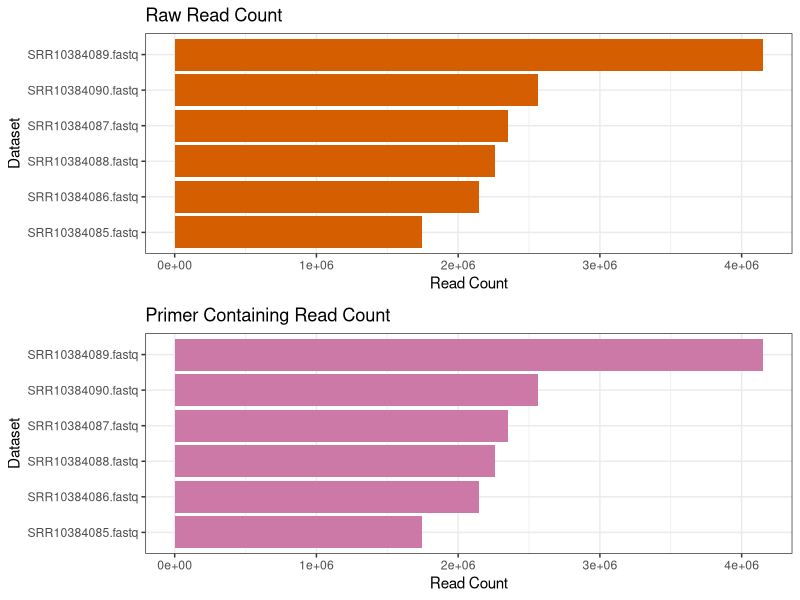
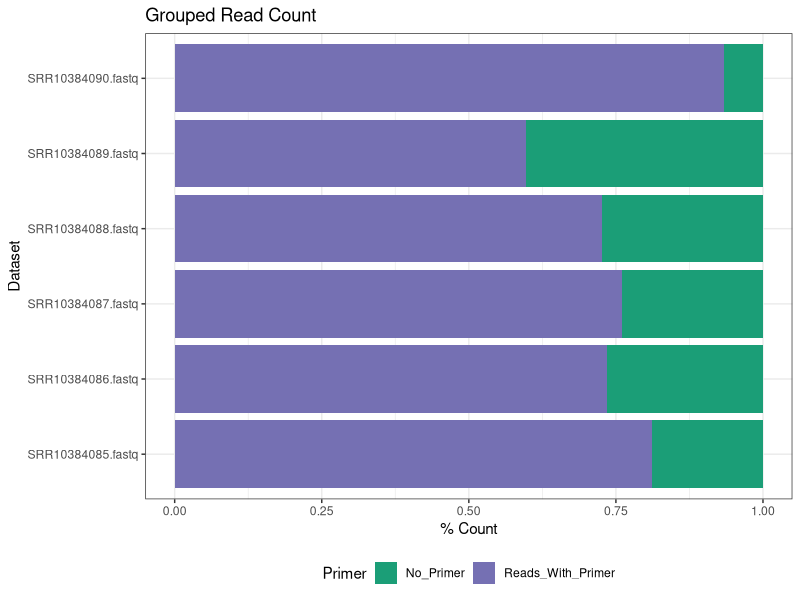
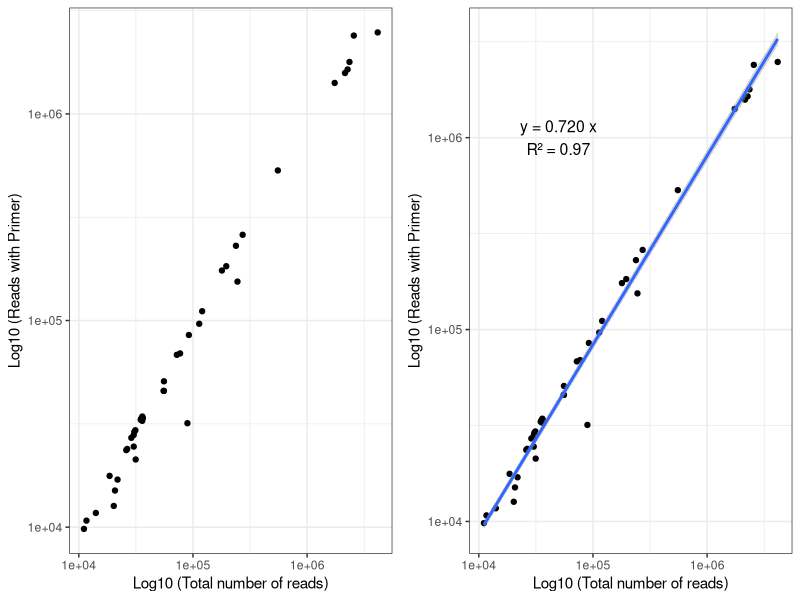
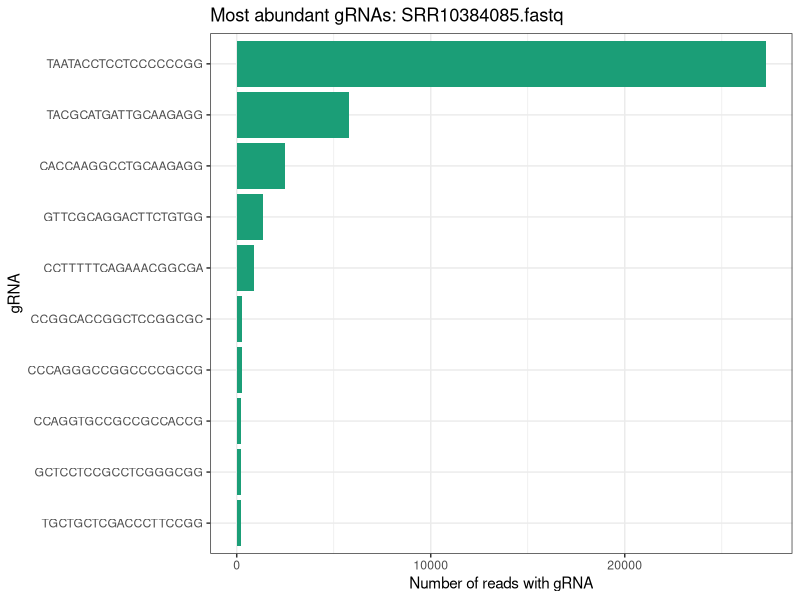

These charts were generated, in order, by the following R code:
## ---- chunk 1
library(gridExtra)
library(knitr)
library(rlang)
library(tidyverse)
## ---- chunk 2
primerReads <- read_csv("data/primer_Counts.csv")
names(primerReads) <-c("Dataset", "Raw_Count", "Reads_With_Primer")

knitr::kable(primerReads, caption = "Table 1. Raw and primer containing read counts")
## ---- chunk 3
barPlotter <- function(inData, X, Y, fillColor, Title, labY){
  
  Y_col <- enquo(Y)
  X_col <- enquo(X)
  
  inData %>%
    select(c(!!X_col, !!Y_col)) %>%
    mutate(!!X_col := fct_reorder(!!X_col, !!Y_col)) %>%
    ggplot(aes(x = !!X_col, y = !!Y_col)) +
    geom_col(fill = fillColor) +
    theme_bw() +
    coord_flip() +
    ggtitle(str_glue(Title)) +
    ylab(labY) +
    scale_y_continuous(labels = scales::scientific)
}

p1 <- barPlotter(primerReads, Dataset, Raw_Count, "#D55E00", "Raw Read Count", "Read Count")
p2 <- barPlotter(primerReads, Dataset, Raw_Count, "#CC79A7", "Primer Containing Read Count", "Read Count")
grid.arrange(p1, p2, nrow=2)
## ---- chunk 4
rearrData <- primerReads %>%
  mutate(No_Primer = Raw_Count - Reads_With_Primer) %>%
  gather(key = Primer, 
         value = Counts, 
         c(Reads_With_Primer:No_Primer))

rearrData %>%
  ggplot(aes(x = Dataset, y = Counts, fill = Primer)) +
  geom_col(position="fill") +
  theme_bw() +
  scale_fill_manual(values = c("#1B9E77", "#7570B3")) +
  coord_flip() +
  ggtitle("Grouped Read Count") +
  theme(legend.position="bottom") +
  ylab("% Count")
## ---- chunk 5
training_data <- read_csv("data/training_data.csv")

fit <- lm(With_Primer ~ Raw_Count - 1, training_data)
fit
## ---- chunk 6
summary(fit)
## ---- chunk 7
p3 <- ggplot(training_data) +
  geom_point(mapping = aes(x = Raw_Count, y = With_Primer)) +
  theme_bw() +
  scale_x_log10() +
  scale_y_log10() +
  ylab("Log10 (Reads with Primer)") +
  xlab("Log10 (Total number of reads)")

p4 <- p3 + 
  geom_smooth(mapping = aes(x = Raw_Count, y = With_Primer), method = "lm",
              formula=y~0+x) +
  annotate(label = sprintf("y = %.3f x\nR² = %.2f", coef(fit), summary(fit)$r.squared),
           geom = "text", x = 5e+04, y = 1e+06, size = 4)

grid.arrange(p3, p4, nrow=1)
## ---- chunk 8
gRNACounts <- read_csv("data/gRNA_Counts.csv") %>%
  select(2:8)

barPlotter <- function(inData, X, Y, fillColor){
  
  Y_col <- enquo(Y)
  X_col <- enquo(X)
  
  inData %>%
    select(c(!!X_col, !!Y_col)) %>%
    slice_max(!!Y_col, n=10) %>%
    mutate(!!X_col := fct_reorder(!!X_col, !!Y_col)) %>%
    ggplot(aes(x = !!X_col, y = !!Y_col)) +
    geom_col(fill = fillColor) +
    theme_bw() +
    coord_flip() +
    ggtitle(str_glue("Most abundant gRNAs: {quo_text(Y_col)}")) +
    ylab("Number of reads with gRNA")
}

barPlotter(gRNACounts, gRNA, SRR10384085.fastq, "#1B9E77")
